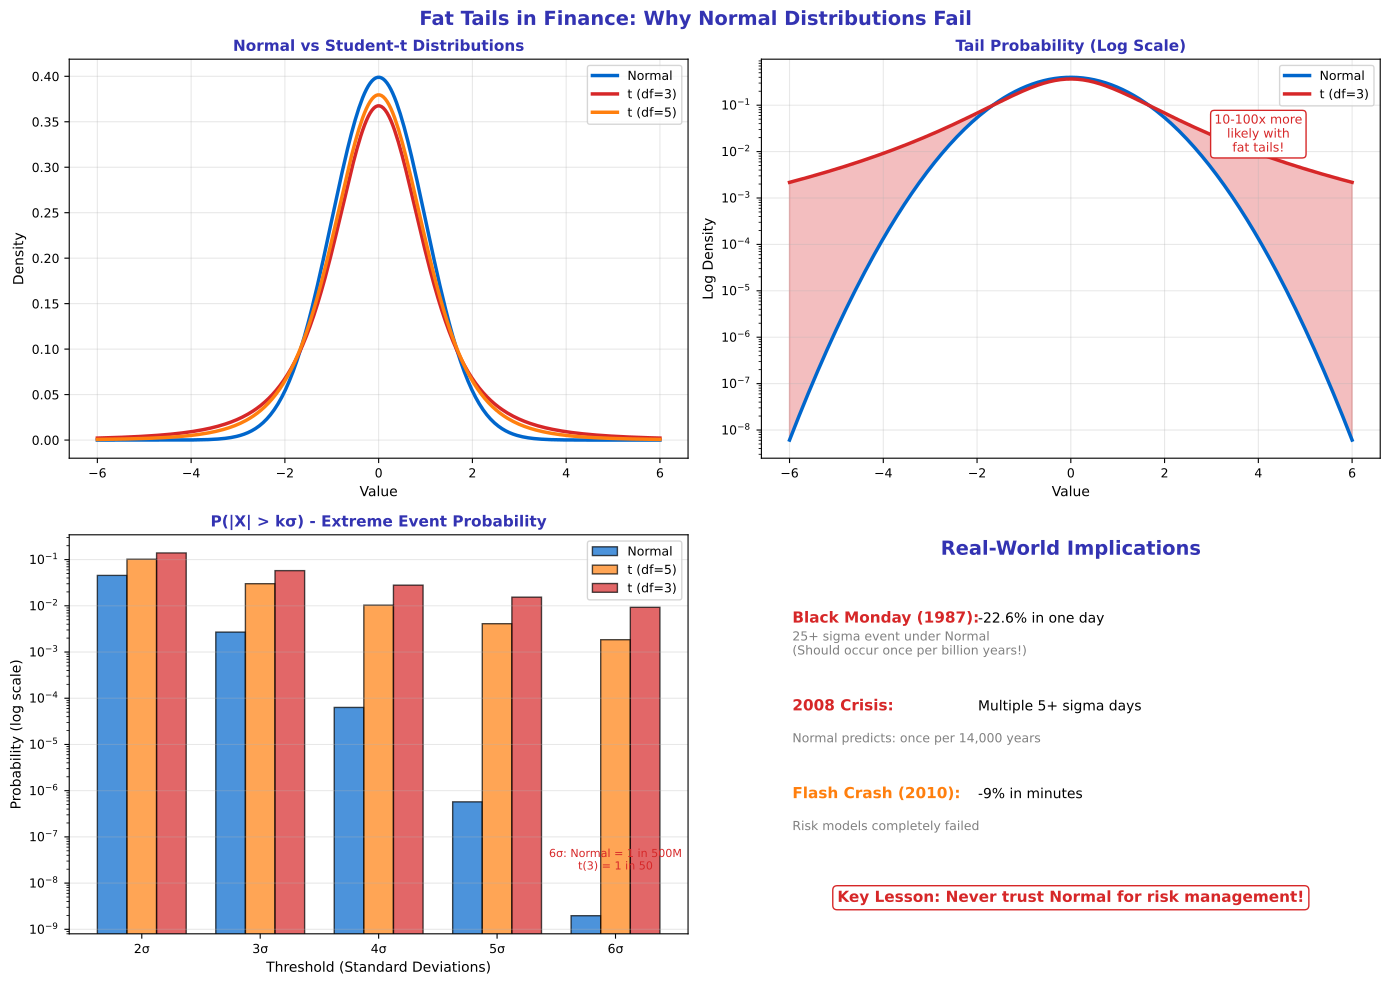

This figure's Python source:
"""Fat Tails in Finance - Why Normal Fails"""
import matplotlib.pyplot as plt
import numpy as np
from scipy import stats
from pathlib import Path

plt.rcParams.update({
    'font.size': 10,
    'axes.labelsize': 10,
    'axes.titlesize': 11,
    'xtick.labelsize': 9,
    'ytick.labelsize': 9,
    'legend.fontsize': 9,
    'figure.figsize': (10, 6),
    'figure.dpi': 150
})

MLPURPLE = '#3333B2'
MLLAVENDER = '#ADADE0'
MLBLUE = '#0066CC'
MLORANGE = '#FF7F0E'
MLGREEN = '#2CA02C'
MLRED = '#D62728'

np.random.seed(42)

fig, axes = plt.subplots(2, 2, figsize=(14, 10))
fig.suptitle('Fat Tails in Finance: Why Normal Distributions Fail', fontsize=14,
             fontweight='bold', color=MLPURPLE)

x = np.linspace(-6, 6, 300)

# Plot 1: Normal vs t-distribution
ax1 = axes[0, 0]
normal = stats.norm.pdf(x)
t_3 = stats.t.pdf(x, df=3)
t_5 = stats.t.pdf(x, df=5)

ax1.plot(x, normal, color=MLBLUE, linewidth=2.5, label='Normal')
ax1.plot(x, t_3, color=MLRED, linewidth=2.5, label='t (df=3)')
ax1.plot(x, t_5, color=MLORANGE, linewidth=2.5, label='t (df=5)')

ax1.set_title('Normal vs Student-t Distributions', fontsize=11, fontweight='bold', color=MLPURPLE)
ax1.set_xlabel('Value', fontsize=10)
ax1.set_ylabel('Density', fontsize=10)
ax1.legend(fontsize=9)
ax1.grid(alpha=0.3)

# Plot 2: Log scale tail comparison
ax2 = axes[0, 1]
ax2.semilogy(x, normal, color=MLBLUE, linewidth=2.5, label='Normal')
ax2.semilogy(x, t_3, color=MLRED, linewidth=2.5, label='t (df=3)')

# Highlight the difference
ax2.fill_between(x, t_3, normal, where=np.abs(x) > 2, alpha=0.3, color=MLRED)

ax2.set_title('Tail Probability (Log Scale)', fontsize=11, fontweight='bold', color=MLPURPLE)
ax2.set_xlabel('Value', fontsize=10)
ax2.set_ylabel('Log Density', fontsize=10)
ax2.legend(fontsize=9)
ax2.grid(alpha=0.3)
ax2.annotate('10-100x more\nlikely with\nfat tails!', xy=(4, 0.01), fontsize=9, color=MLRED,
             ha='center', bbox=dict(boxstyle='round', facecolor='white', edgecolor=MLRED))

# Plot 3: Probability of extreme events
ax3 = axes[1, 0]
sigmas = [2, 3, 4, 5, 6]
normal_probs = [2 * (1 - stats.norm.cdf(s)) for s in sigmas]
t3_probs = [2 * (1 - stats.t.cdf(s, df=3)) for s in sigmas]
t5_probs = [2 * (1 - stats.t.cdf(s, df=5)) for s in sigmas]

x_pos = np.arange(len(sigmas))
width = 0.25

ax3.bar(x_pos - width, normal_probs, width, color=MLBLUE, alpha=0.7, label='Normal', edgecolor='black')
ax3.bar(x_pos, t5_probs, width, color=MLORANGE, alpha=0.7, label='t (df=5)', edgecolor='black')
ax3.bar(x_pos + width, t3_probs, width, color=MLRED, alpha=0.7, label='t (df=3)', edgecolor='black')

ax3.set_yscale('log')
ax3.set_xticks(x_pos)
ax3.set_xticklabels([f'{s}σ' for s in sigmas])
ax3.set_title('P(|X| > kσ) - Extreme Event Probability', fontsize=11, fontweight='bold', color=MLPURPLE)
ax3.set_xlabel('Threshold (Standard Deviations)', fontsize=10)
ax3.set_ylabel('Probability (log scale)', fontsize=10)
ax3.legend(fontsize=9)
ax3.grid(axis='y', alpha=0.3)

# Add text for 6-sigma event
ax3.text(4, normal_probs[-1] * 10, f'6σ: Normal = 1 in 500M\nt(3) = 1 in 50',
         fontsize=8, color=MLRED, ha='center')

# Plot 4: Real-world implications
ax4 = axes[1, 1]
ax4.axis('off')

ax4.text(0.5, 0.95, 'Real-World Implications', ha='center', fontsize=14,
         fontweight='bold', color=MLPURPLE, transform=ax4.transAxes)

implications = [
    ('Black Monday (1987)', '-22.6% in one day', '25+ sigma event under Normal\n(Should occur once per billion years!)', MLRED),
    ('2008 Crisis', 'Multiple 5+ sigma days', 'Normal predicts: once per 14,000 years', MLRED),
    ('Flash Crash (2010)', '-9% in minutes', 'Risk models completely failed', MLORANGE),
]

y = 0.78
for event, move, explanation, color in implications:
    ax4.text(0.05, y, event + ':', fontsize=11, fontweight='bold', color=color, transform=ax4.transAxes)
    ax4.text(0.35, y, move, fontsize=10, transform=ax4.transAxes)
    ax4.text(0.05, y - 0.08, explanation, fontsize=9, color='gray', transform=ax4.transAxes)
    y -= 0.22

ax4.text(0.5, 0.08, 'Key Lesson: Never trust Normal for risk management!',
         ha='center', fontsize=11, fontweight='bold', color=MLRED, transform=ax4.transAxes,
         bbox=dict(boxstyle='round', facecolor='white', edgecolor=MLRED))

plt.tight_layout()
plt.savefig(Path(__file__).parent / 'chart.pdf', dpi=300, bbox_inches='tight')
plt.close()
